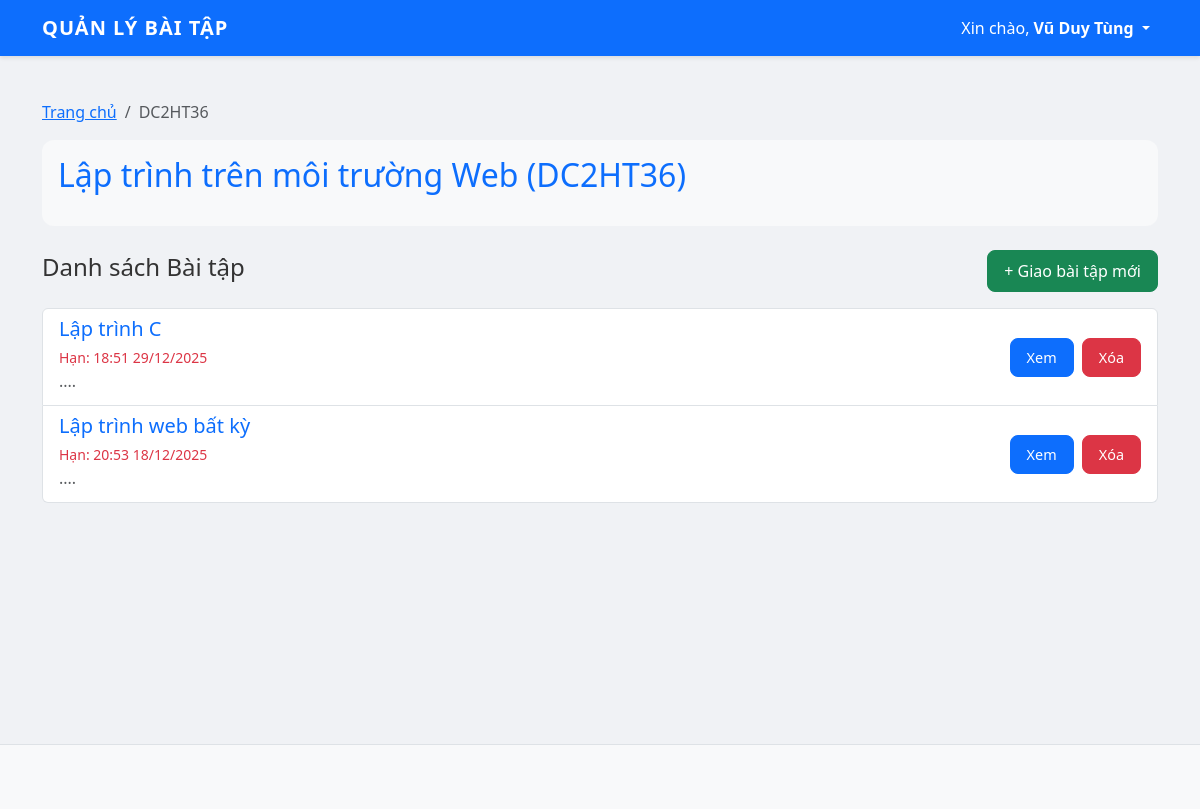
/view_subject.php?id=2 (signed in), run on the app's committed database.
### tables this page shows
CREATE TABLE `subjects` (
  `id` int(11) NOT NULL,
  `name` varchar(100) NOT NULL,
  `code` varchar(20) NOT NULL,
  `description` text DEFAULT NULL,
  `teacher_id` int(11) DEFAULT NULL,
  `created_at` timestamp NOT NULL DEFAULT current_timestamp()
);

CREATE TABLE `assignments` (
  `id` int(11) NOT NULL,
  `title` varchar(200) NOT NULL,
  `description` text DEFAULT NULL,
  `deadline` datetime DEFAULT NULL,
  `created_by` int(11) DEFAULT NULL,
  `subject_id` int(11) DEFAULT NULL,
  `created_at` timestamp NOT NULL DEFAULT current_timestamp()
);

### view_subject.php (the view, shortened to what this page needs)
<?php
require_once 'includes/db.php';
require_once 'includes/header.php';
$subject_id = $_GET['id'];
$stmt = $conn->prepare("SELECT * FROM subjects WHERE id = :id");
$stmt->execute(['id' => $subject_id]);
$subject = $stmt->fetch(PDO::FETCH_ASSOC);
$stmt = $conn->prepare("SELECT * FROM assignments WHERE subject_id = :sid ORDER BY created_at DESC");
$stmt->execute(['sid' => $subject_id]);
$assignments = $stmt->fetchAll(PDO::FETCH_ASSOC);
?>
<nav aria-label="breadcrumb">
  <ol class="breadcrumb">
    <li class="breadcrumb-item"><a href="index.php">Trang chủ</a></li>
    <li class="breadcrumb-item active" aria-current="page"><?php echo $subject['code']; ?></li>
  </ol>
</nav>
<div class="card mb-4 bg-light">
    <div class="card-body">
        <h2 class="text-primary"><?php echo $subject['name']; ?> (<?php echo $subject['code']; ?>)</h2>
    </div>
</div>
<div class="d-flex justify-content-between align-items-center mb-3">
    <h4>Danh sách Bài tập</h4>
    <?php if ($_SESSION['role'] == 'Giảng Viên'): ?>
        <a href="add_assignment.php?subject_id=<?php echo $subject['id']; ?>" class="btn btn-success">+ Giao bài tập mới</a>
    <?php endif; ?>
</div>
<div class="list-group">
    <?php if (count($assignments) > 0): ?>
        <?php foreach ($assignments as $row): ?>
            <div class="list-group-item list-group-item-action">
                <div class="d-flex w-100 justify-content-between align-items-center">
                    <div>
                        <a href="view_assignment.php?id=<?php echo $row['id']; ?>" class="text-decoration-none">
                            <h5 class="mb-1"><?php echo htmlspecialchars($row['title']); ?></h5>
                        </a>
                        <small class="text-danger">Hạn: <?php echo date("H:i d/m/Y", strtotime($row['deadline'])); ?></small>
                        <p class="mb-1 text-muted"><?php echo htmlspecialchars(substr($row['description'], 0, 100)); ?>...</p>
                    </div>
                    <div class="ms-3">
                        <a href="view_assignment.php?id=<?php echo $row['id']; ?>" class="btn btn-primary btn-sm">
                            Xem
                        </a>
                        <?php if ($_SESSION['role'] == 'Giảng Viên'): ?>
                            <a href="delete_assignment.php?id=<?php echo $row['id']; ?>"
                               class="btn btn-danger btn-sm ms-1"
                               onclick="return confirm('Bạn chắc chắn muốn xóa bài tập này? Mọi bài nộp của sinh viên cũng sẽ bị xóa!');">
                                Xóa
                            </a>
                        <?php endif; ?>
                    </div>
                </div>
            </div>
        <?php endforeach; ?>
    <?php else: ?>
        <div class="alert alert-warning">Chưa có bài tập nào trong môn này.</div>
    <?php endif; ?>
</div>
<?php require_once 'includes/footer.php'; ?>

### css/style.css (style rules this page uses)
body { background-color: #f0f2f5; font-family: 'Segoe UI', Tahoma, Geneva, Verdana, sans-serif; color: #333; }
.card { border: none; border-radius: 12px; transition: transform 0.2s ease, box-shadow 0.2s ease; background-color: #ffffff; }
.btn { border-radius: 8px; font-weight: 500; padding: 8px 16px; }
.btn-sm { font-size: 0.9rem; }

### data on the page
subjects: code "DC2HT36", name "Lập trình trên môi trường Web"
assignments: title "Lập trình C", deadline "18:51 29/12/2025", description "."
assignments: title "Lập trình web bất kỳ", deadline "20:53 18/12/2025", description "."

### other printed values
$_SESSION['fullname'] "Vũ Duy Tùng"
